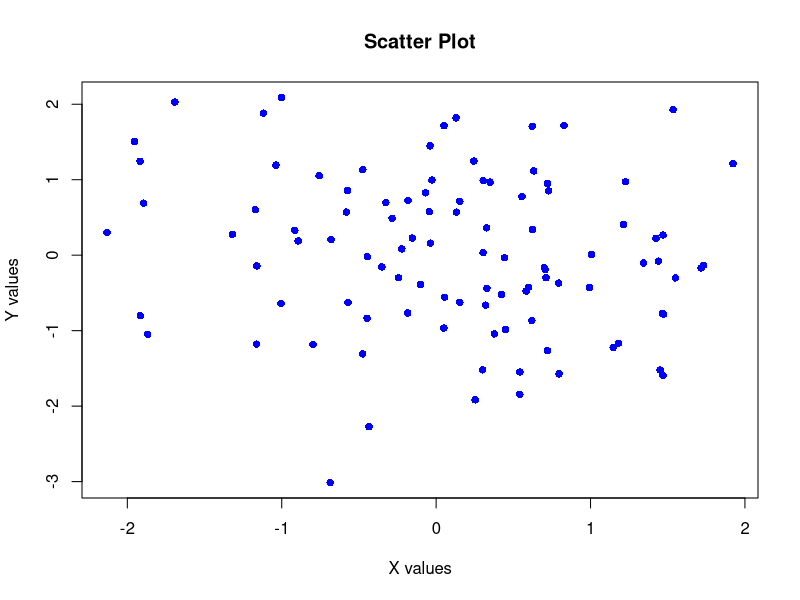

Write R code to recreate this figure.
# Script to create a scatter plot and save it with a random filename

# Generate random filename
random_name <- paste0("scatter_plot_", sample(10000:99999, 1), ".png")

# Create sample data
x <- rnorm(100)
y <- rnorm(100)

# Create the scatter plot
png(random_name, width = 800, height = 600)
plot(x, y, main = "Scatter Plot", xlab = "X values", ylab = "Y values", pch = 16, col = "blue")
dev.off()

cat("Scatter plot saved as:", random_name, "\n")
